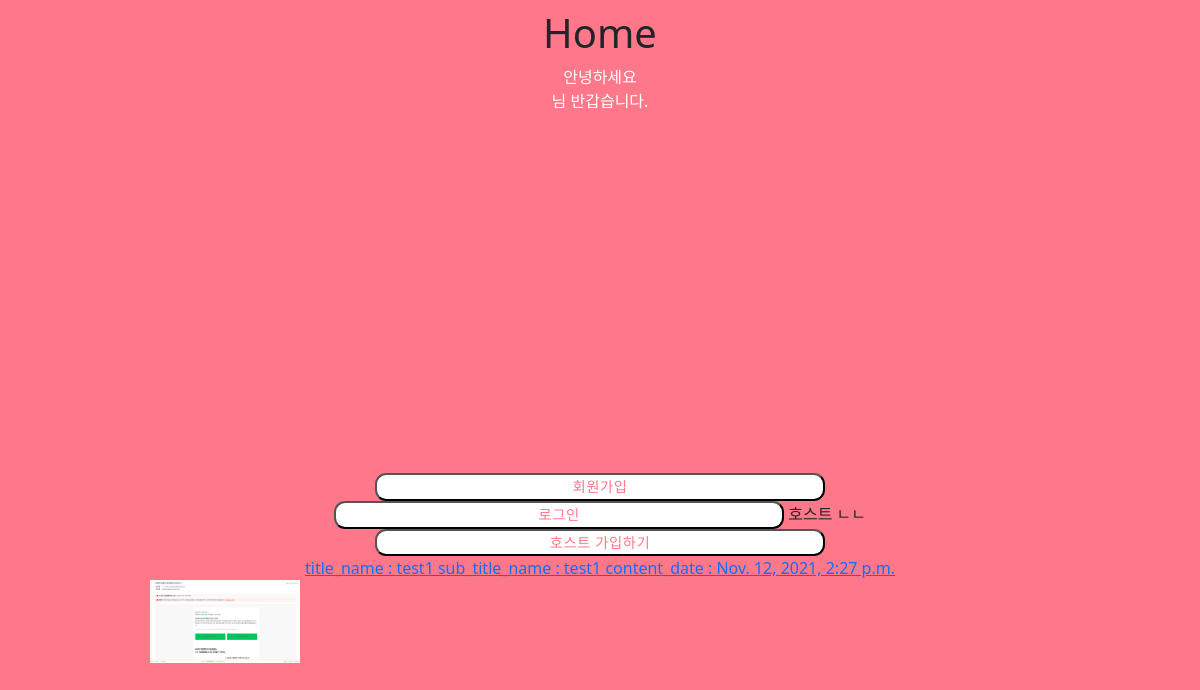
Before: /user/home/ (lower part) with the older database file.
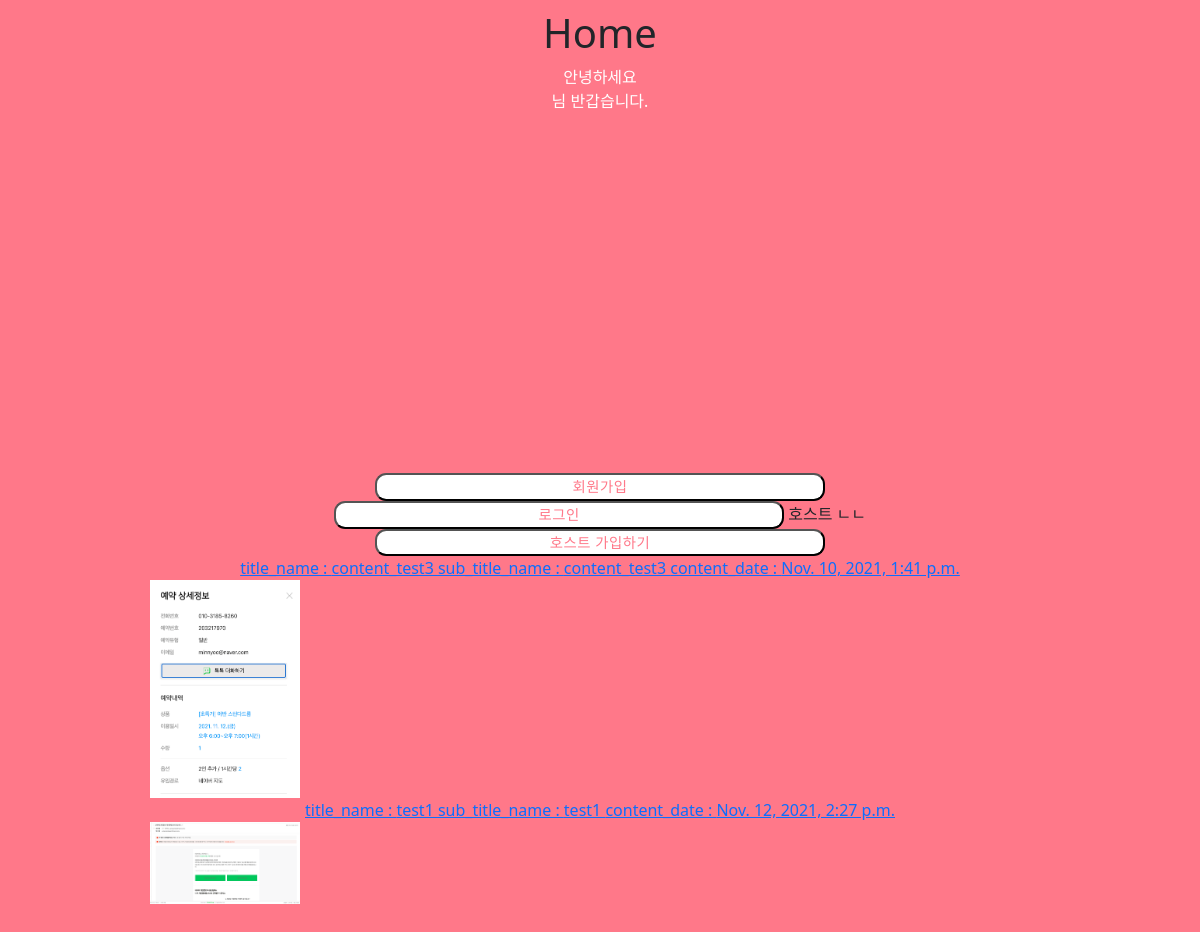
After: the same page with the newer database file.
### content/models.py (models this page shows)
class Contents(models.Model):
    title_img = models.ImageField(
        upload_to="content/image/",
        blank=True,
        null=True
    )
    title_name = models.CharField(max_length=100)
    sub_title_name = models.CharField(max_length=100)
    content_date = models.DateTimeField()
    duration = models.IntegerField()
    location = models.CharField(max_length=100)
    people_number = models.IntegerField()
    age_min = models.IntegerField()
    age_max = models.IntegerField()
    price = models.IntegerField()
    created_at = models.DateTimeField(auto_now_add=True)
    updated_at = models.DateTimeField(auto_now=True)
    host_id = models.ForeignKey(Host, on_delete=models.CASCADE, null=True)

### user/views.py (the view)
# urls.py: path('home/', views.home, name="home"),
def home(request):
    host_flag = False
    try:
        Host.objects.get(user_id=request.user.id)
        host_flag = True
    except:
        pass
    contents = Contents.objects.all().order_by("-created_at")
    return render(request, 'home.html', {"contents":contents, "host_flag":host_flag})

### user/templates/home.html (shortened to what this page needs)
<!doctype html>
<html lang="en">
  <head>
<link href="/docs/5.1/dist/css/bootstrap.min.css" rel="stylesheet">
    <link href="carousel.css" rel="stylesheet">
  </head>
  <body>
  </body>
</html>
<html lang="en">
<head>
    <link href="https://cdn.jsdelivr.net/npm/bootstrap@5.1.3/dist/css/bootstrap.min.css" rel="stylesheet">
</head>
{% load static %}
<body style="background-color: rgb(255,120,137);">
    <div class="container">
        <div>
            <h1>Home</h1>
            <p class="comment">안녕하세요<br>
                {{ user.username }} 님 반갑습니다.
            </p>
        </div>
        <div>
            {% if user.is_authenticated %}
            <a href="{% url 'home' %}"><button class="button waves-effect waves-light" name="action">홈으로</button></a>
            <a href="{% url 'logout' %}"><button class="button waves-effect waves-light" name="action">로그아웃</button></a>
            <a href="{% url 'mypage' %}"><button class="button waves-effect waves-light" name="action">마이페이지</button></a>
            {% else %}
            <a href="{% url 'signup' %}"><button class="button waves-effect waves-light" name="action">회원가입</button></a>
            <a href="{% url 'login' %}"><button class="button waves-effect waves-light" name="action">로그인</button></a>
            {% endif %}
            {% if host_flag %}
            호스트
            <a href="{% url 'host_mypage' %}"><button class="button waves-effect waves-light" name="action">호스트 마이페이지</button></a>
            {% else %}
            호스트 ㄴㄴ
            <a href="{% url 'host_signup' %}"><button class="button waves-effect waves-light" name="action">호스트 가입하기</button></a>
            {% endif %}
            {% for content in contents %}
            <a href="{% url 'Content:content_detail' content.id%}">
            <div>
            title_name : {{ content.title_name }}
            sub_title_name : {{ content.sub_title_name }}
            content_date : {{ content.content_date }}
            {% if content.title_img %}
                <div style="width:150px">
                    <img src="{{ content.title_img.url }}" style="width:100%;"/>
                </div>
            {% endif %}
            </div>
            </a>
            {% endfor %}
        </div>
    </div>
</body>
</html>

Changed rows visible on the page:
added Contents: title_name "content_test3", sub_title_name "content_test3", content_date "Nov. 10, 2021, 1:41 p.m.", title_img (picture)
